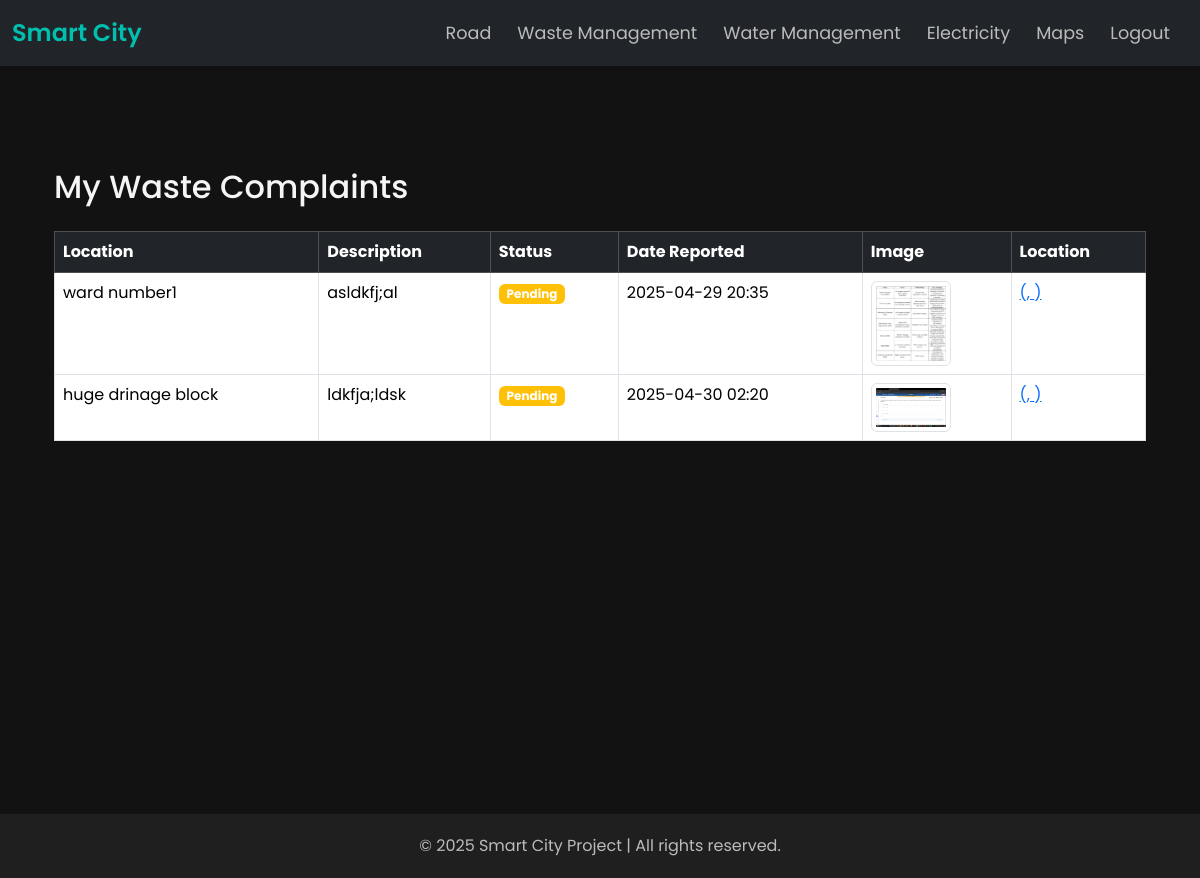
Screenshot of /waste_management/complaints/ (signed in) with the database file from the repository.
### waste_management/models.py (models this page shows, shortened)
class WasteComplaint(models.Model):
    COMPLAINT_STATUS = [
        ('Pending', 'Pending'),
        ('In Progress', 'In Progress'),
        ('Resolved', 'Resolved'),
    ]
    user = models.ForeignKey(User, on_delete=models.CASCADE)
    location = models.CharField(max_length=255)
    description = models.TextField()
    image = models.ImageField(upload_to='waste_complaints/', null=True, blank=True)
    date_reported = models.DateTimeField(auto_now_add=True)
    status = models.CharField(max_length=20, choices=COMPLAINT_STATUS, default='Pending')

### waste_management/views.py (the view)
# urls.py: path('complaints/', views.complaint_list, name='complaint_list'),
@login_required
def complaint_list(request):
    complaints = None
    if(request.user.is_superuser):
        complaints = WasteComplaint.objects.all()
    else:
        complaints = WasteComplaint.objects.filter(user = request.user)
    return render(request, 'waste_management/complaint_list.html', {'complaints': complaints})

### waste_management/templates/waste_management/complaint_list.html (shortened to what this page needs)
{% extends 'base_generic.html' %}
{% block content %}
<div class="container py-5">
    <h2 class="mb-4">My Waste Complaints</h2>
    <table class="table table-bordered">
        <thead class="table-dark">
            <tr>
                <th>Location</th>
                <th>Description</th>
                <th>Status</th>
                <th>Date Reported</th>
                <th>Image</th>
                <th>Location</th>
            </tr>
        </thead>
        <tbody>
            {% for complaint in complaints %}
            <tr>
                <td>{{ complaint.location }}</td>
                <td>{{ complaint.description|truncatewords:10 }}</td>
                <td>
                    <span class="badge bg-{% if complaint.status == 'Pending' %}warning{% elif complaint.status == 'In Progress' %}info{% else %}success{% endif %}">
                        {{ complaint.status }}
                    </span>
                </td>
                <td>{{ complaint.date_reported|date:"Y-m-d H:i" }}</td>
                <td>
                    {% if complaint.image %}
                        <img src="{{ complaint.image.url }}" width="80" height="60" class="img-thumbnail">
                    {% else %}
                        No image
                    {% endif %}
                </td>
                <td>
                        <a href="https://www.google.com/maps/search/?api=1&query={{ image.latitude }},{{ image.longitude }}"
                           target="_blank" class="text-decoration-underline text-primary">
                          ({{ image.latitude }}, {{ image.longitude }})
                        </a>
                </td>
            </tr>
            {% endfor %}
        </tbody>
    </table>
</div>
{% endblock %}

### templates/base_generic.html (shortened to what this page needs)
<!DOCTYPE html>
<html lang="en">
<head>
    <link href="https://cdn.jsdelivr.net/npm/bootstrap@5.3.2/dist/css/bootstrap.min.css" rel="stylesheet">
</head>
<body>
    <nav class="navbar navbar-expand-lg navbar-dark bg-dark">
        <div class="container-fluid">
            <a class="navbar-brand" href="{% url 'dashboard:home' %}">Smart City</a>
            <div class="collapse navbar-collapse" id="navbarNav">
                <ul class="navbar-nav ms-auto">
                    <li class="nav-item">
                        <a class="nav-link active" href="{% url 'road:index' %}">Road</a>
                    </li>
                    <li class="nav-item">
                        <a class="nav-link" href="{% url 'waste_management:home-page' %}">Waste Management</a>
                    </li>
                    <li class="nav-item">
                        <a class="nav-link" href="{% url 'water_management:index' %}">Water Management</a>
                    </li>
                    <li class="nav-item">
                        <a class="nav-link" href="{% url 'electricity:index' %}">Electricity</a>
                    </li>
                    <li class="nav-item">
                        <a class="nav-link" href="{% url 'mapdata:my_home_view' %}">Maps</a>
                    </li>
                    <li class="nav-item">
                        <a class="nav-link" href="{% url 'dashboard:logout' %}">Logout</a>
                    </li>
                </ul>
            </div>
        </div>
    </nav>
    <div class="container my-4">
        {% block content %}
        {% endblock %}
    </div>
    <footer class="footer text-center">
        <p>&copy; 2025 Smart City Project | All rights reserved.</p>
    </footer>
</body>
</html>

### templates/base_generic.html (style rules this page uses)
body { background-color: #121212; font-family: 'Poppins', sans-serif; color: #f5f5f5; margin: 0; }
.navbar { background: #1f1f1f; box-shadow: 0 2px 5px rgba(0, 0, 0, 0.2); }
.navbar-brand { color: #00bfae !important; font-weight: 600; font-size: 1.5rem; }
.navbar-nav .nav-link { color: #bbb !important; font-size: 1.1rem; padding: 12px 20px; transition: all 0.3s ease; }
.navbar-nav .nav-item { margin-right: 10px; }
.container { min-height: 80vh; padding-top: 30px; padding-bottom: 30px; }
.footer { background: #1f1f1f; color: #bbb; padding: 20px 0; }
.footer p { margin: 0; }
.navbar, .container, .footer { animation: fadeIn 0.8s ease-out; }

### rows the page displays
WasteComplaint: location "ward number1", description "asldkfj;al", status "Pending", date_reported "2025-04-29 20:35", image (picture)
WasteComplaint: location "huge drinage block", description "ldkfja;ldsk", status "Pending", date_reported "2025-04-30 02:20", image (picture)
